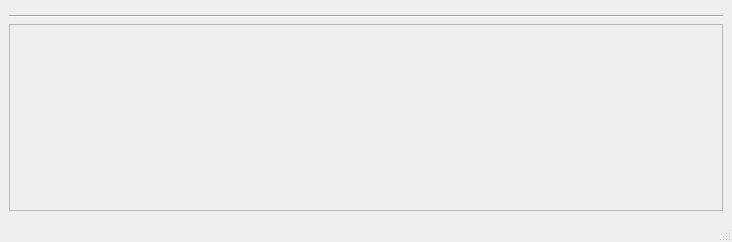
<?xml version="1.0" encoding="UTF-8"?>
<ui version="4.0">
 <class>MainWindow</class>
 <widget class="QMainWindow" name="MainWindow">
  <property name="geometry">
   <rect>
    <x>0</x>
    <y>0</y>
    <width>732</width>
    <height>242</height>
   </rect>
  </property>
  <property name="minimumSize">
   <size>
    <width>700</width>
    <height>0</height>
   </size>
  </property>
  <property name="windowTitle">
   <string>TimeManager</string>
  </property>
  <widget class="QWidget" name="centralwidget">
   <layout class="QGridLayout" name="gridLayout">
    <item row="2" column="0">
     <widget class="QScrollArea" name="table_area">
      <property name="widgetResizable">
       <bool>true</bool>
      </property>
      <widget class="TableContents" name="table_contents">
       <property name="geometry">
        <rect>
         <x>0</x>
         <y>0</y>
         <width>712</width>
         <height>175</height>
        </rect>
       </property>
       <layout class="QVBoxLayout" name="verticalLayout">
        <item>
         <widget class="QWidget" name="widget" native="true"/>
        </item>
       </layout>
      </widget>
     </widget>
    </item>
    <item row="1" column="0">
     <widget class="Line" name="line_4">
      <property name="orientation">
       <enum>Qt::Horizontal</enum>
      </property>
     </widget>
    </item>
    <item row="0" column="0">
     <widget class="Head" name="head" native="true"/>
    </item>
   </layout>
  </widget>
  <widget class="QStatusBar" name="statusbar"/>
 </widget>
 <customwidgets>
  <customwidget>
   <class>Head</class>
   <extends>QWidget</extends>
   <header>head.h</header>
   <container>1</container>
  </customwidget>
  <customwidget>
   <class>TableContents</class>
   <extends>QWidget</extends>
   <header>tablecontents.h</header>
   <container>1</container>
  </customwidget>
 </customwidgets>
 <resources/>
 <connections/>
</ui>
